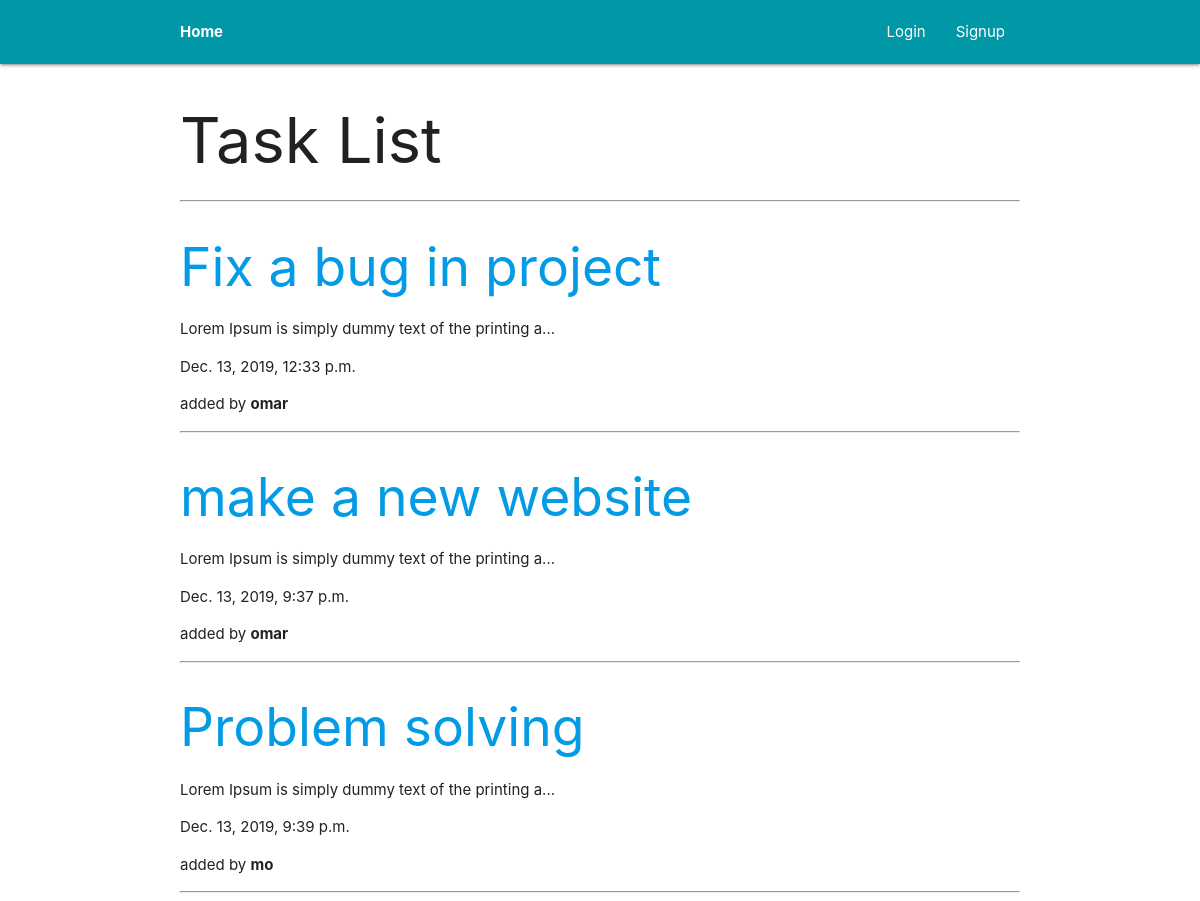
The app's page /articles/ with its own data.
### articles/models.py (models this page shows, shortened)
class Article(models.Model):
    title = models.CharField(max_length=100)
    slug = models.SlugField()
    body = models.TextField()
    date = models.DateTimeField(null=True, blank=True, auto_now_add=True)
    thumb = models.ImageField(default='default.png', blank=True)
    startDate = models.DateField(blank=True)
    endDate = models.DateField(blank=True)
    author = models.ForeignKey(
        User, null=True, blank=True, on_delete=models.CASCADE)
    def snippet(self):
        return self.body[:50] + '...'

### articles/views.py (the view)
# urls.py: path("", views.article_list, name="list"),
def article_list(request):
    article = Article.objects.all().order_by('date')
    return render(request, "articles/article_list.html", {'articles': article})

### articles/templates/articles/article_list.html
{% extends 'base_layout.html' %}
{% block content%}
    <h1>Task List</h1>
    <hr>
    <div class="articles">
    {% for article in articles %}
        <div class="article">
            <h2><a href="{% url 'articles:detail' id=article.id %}">{{ article.title }}</a></h2>
            <p>{{ article.snippet }}</p>
            <p>{{ article.date }}</p>
            <p class="author">added by <b>{{ article.author.username }}</b></p>
        </div>
        <hr>
    {% endfor %}
    </div>
{% endblock %}

### records on screen
Article: title "Fix a bug in project", snippet "Lorem Ipsum is simply dummy text of the printing a...", date "Dec. 13, 2019, 12:33 p.m.", author.username "omar"
Article: title "make a new website", snippet "Lorem Ipsum is simply dummy text of the printing a...", date "Dec. 13, 2019, 9:37 p.m.", author.username "omar"
Article: title "Problem solving", snippet "Lorem Ipsum is simply dummy text of the printing a...", date "Dec. 13, 2019, 9:39 p.m.", author.username "mo"
